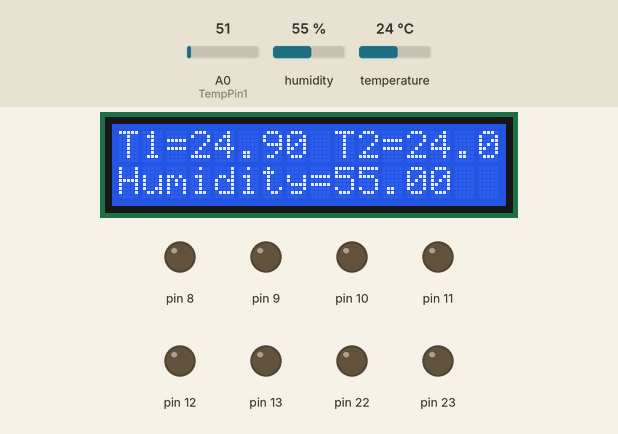
Simulated run of this sketch. Board: Arduino Uno, built with avr-gcc and run on an emulated ATmega328P. Shown: 16×2 character LCD, output pins drawn as LEDs (lit = HIGH). The test bench sets the inputs (shaded band); at power-on: temperature 24 °C, A0 (TempPin1) = 51, humidity 55 %. What the sketch prints to the serial monitor is not drawn.

Above: at 1.2 s.
1.3 s: temperature set to 7 °C
At 2.5 s:
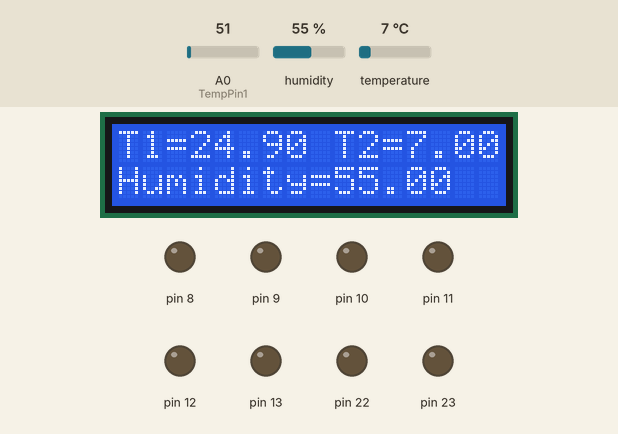
9.8 s: A0 (TempPin1) set to 15
At 11.0 s:
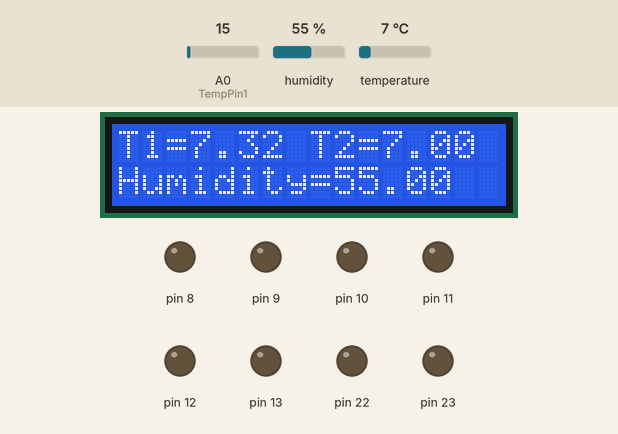
11.4 s: humidity set to 22 %
At 13.2 s:
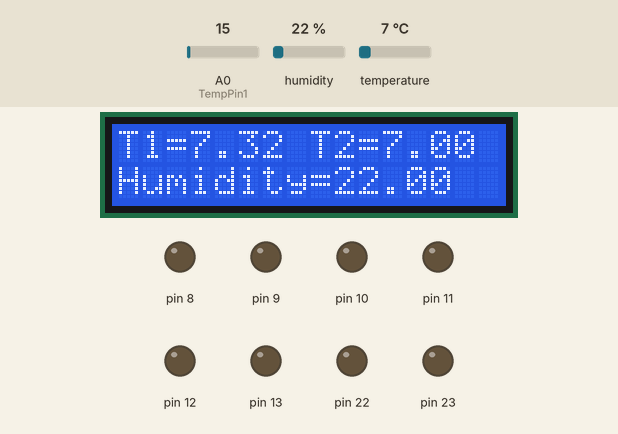
14.5 s: A0 (TempPin1) set to 19
At 15.5 s:
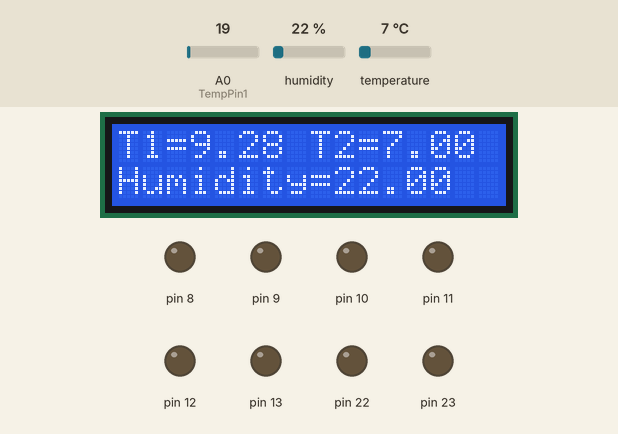
16.1 s: A0 (TempPin1) set to 22
At 16.6 s:
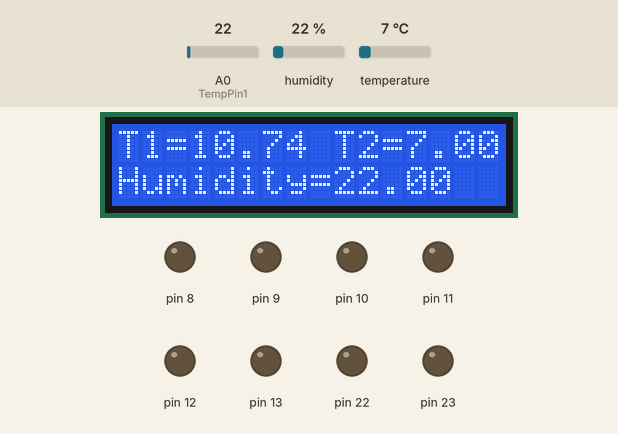
Timing chart, 0 to 18.7 s (numbered marks = the images above; inputs shaded):
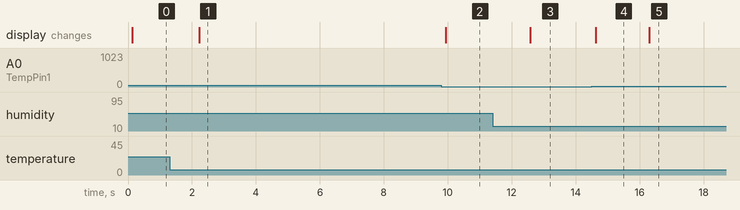

Measured:
- after the input at 1.3 s, the display: changes after 0.93 s (image 1)
- after the input at 9.8 s, the display: changes after 0.14 s (image 2)
- after the input at 11.4 s, the display: changes after 1.2 s (image 3)
- after the input at 14.5 s, the display: changes after 0.13 s (image 4)
- after the input at 16.1 s, the display: changes after 0.19 s (image 5)

The sketch:

remoteMotorControlArduinoGSM.ino
```cpp
#include "DHT.h"
#include<LiquidCrystal.h>

#define TempPin1 A0
#define DHTPIN A1
#define DHTTYPE DHT22
DHT dht(DHTPIN, DHTTYPE);
LiquidCrystal lcd(2, 3, 4, 5, 6, 7); // sets the interfacing pins
int Twophase [] = {0x0e, 0x0c, 0x0d, 0x09, 0x0b, 0x03, 0x07, 0x06};
//{0x06,0x07,0x03,0x0b,0x09,0x0d,0x0c,0x0e}
//{0x0e, 0x0c, 0x0d, 0x09, 0x0b, 0x03, 0x07, 0x06}
//{0x0c, 0x09, 0x03, 0x06}
String Message;

//flags
bool motorOn = false;
bool motorClockwise = true;
int step_delay = 100;

int firstCommaIndex;
int secondCommaIndex;
int thirdCommaIndex;
int forthCommaIndex;


String firstValue;
String secondValue;
String thirdValue;
String forthValue;
String fifthValue;

int cycleNumber = 0;
void setup() {
  Serial.begin(9600);
  lcd.begin(16, 2);
  DDRB = 0xFF;
  Serial.println("AT+CMGF = 1");
  Serial.println("AT+CNMI = 1,2,0,0,0");


}

void loop() {

  int val1;
  val1 = analogRead(TempPin1);

  float LM35_Temperature = ((val1 / 1024.0) * 5000) / 10;
  //float cell = mv1/10;

  Serial.print("AT+CMGF=1");
  Serial.print('\r');//carriage return
  Serial.print('\n');// LineFeed return
  delay(20);
  Serial.print("AT+CMGS=\"01093458458\"");
  Serial.print('\n');

  Serial.print("Temperature=");
  Serial.print(LM35_Temperature);
  Serial.print("^C");

  float DHT_Humidity = dht.readHumidity();
  float DHT_Temperature = dht.readTemperature();

  Serial.print("DHT_Temperature=");
  Serial.print(DHT_Temperature);
  Serial.print("^C");

  Serial.print("DHT_Humidity=");
  Serial.print(DHT_Humidity);
  Serial.print("^C");


  Serial.print((char)26);


  //LCD
    lcd.clear();
    lcd.setCursor(0, 0);
    lcd.print("T1=");
    lcd.print(LM35_Temperature);

    lcd.print(" T2=");
    lcd.print(DHT_Temperature);

    lcd.setCursor(0, 1);
    lcd.print("Humidity=");
    lcd.print(DHT_Humidity);

  //delay (1000);


  //Read_Msg
  while (Serial.available()) {
    Message = Serial.readString();

    firstCommaIndex = Message.indexOf(',');
    secondCommaIndex = Message.indexOf(',', firstCommaIndex + 1);
    thirdCommaIndex = Message.indexOf(',', secondCommaIndex + 1);
    forthCommaIndex = Message.indexOf(',', thirdCommaIndex + 1);

    firstValue = Message.substring(0, firstCommaIndex);
    secondValue = Message.substring(firstCommaIndex + 1, secondCommaIndex);
    thirdValue = Message.substring(secondCommaIndex + 1, thirdCommaIndex);
    forthValue = Message.substring(thirdCommaIndex + 1, forthCommaIndex);
    fifthValue = Message.substring(forthCommaIndex + 1);

    firstValue.trim();
    secondValue.trim();
    thirdValue.trim();
    forthValue.trim();
    fifthValue.trim();

    if (firstValue == "010") {

      if (secondValue == "OFF") {
        motorOn = false;
      } else {


        if (secondValue == "ON") {
          motorOn = true;
        }
        //      if(secondValue == "OFF"){
        //         motorOn = false;
        //        }

        if (thirdValue == "C") {
          motorClockwise = true;
        }
        if (thirdValue == "ANTIC") {
          motorClockwise = false;
        }

        if (forthValue == "L") {
          step_delay = 150;
        }
        if (forthValue == "H") {
          step_delay = 50;
        }
        cycleNumber = fifthValue.toInt();
      }
    }
  }

  if (motorOn == true) {

    for (int j = 0; j < cycleNumber; j++) {
//      lcd.clear();
//      lcd.print(cycleNumber);
//      lcd.setCursor(0, 1);
//      lcd.print(j);
      if (motorClockwise == true) {
        for (int i = 7; i >= 0; i--) {
          PORTB = Twophase[i];
          delay (step_delay);
        }
      }
      else {
        for (int i = 0; i < 8; i++) {
          PORTB = Twophase[i];
          delay (step_delay);
        }
      }
    }
    cycleNumber = 0;
  }


}
```
